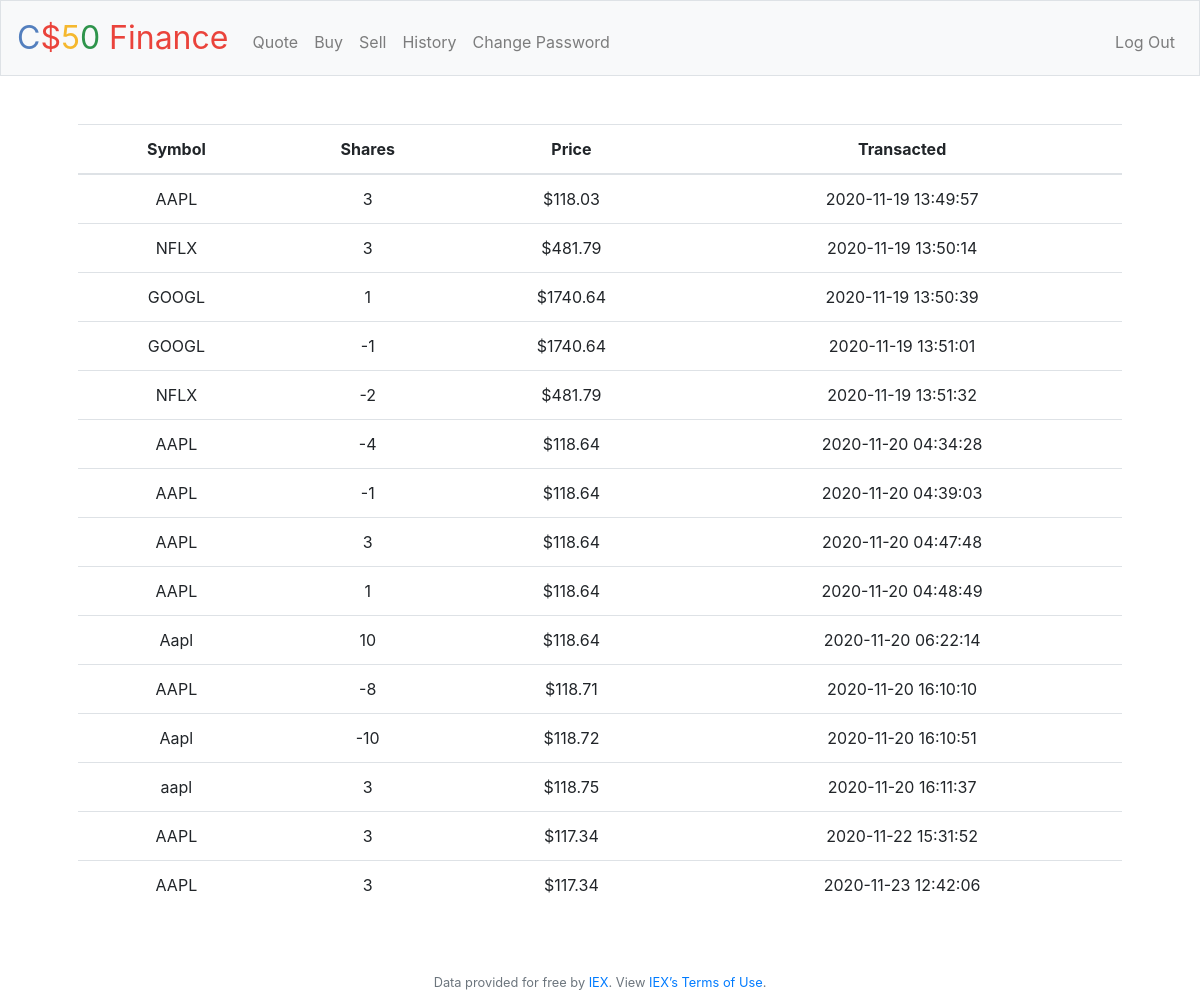
The page /history (signed in) on the database its author committed.
### tables this page shows
CREATE TABLE 'history' ('id' INTEGER PRIMARY KEY AUTOINCREMENT NOT NULL, 'user_id' NUMERIC NOT NULL, 'symbol' TEXT NOT NULL, 'shares' NUMERIC NOT NULL , 'price' NUMERIC NOT NULL, 'transacted' DATETIME NOT NULL);

### application.py (the view)
@app.route("/history")
@login_required
def history():
    get_user = session["user_id"]
    query = db.execute("SELECT * FROM history WHERE user_id=:user_id", user_id=get_user)
    return render_template("history.html", transactions=query)

### application.py (called while the page is built)
@app.after_request
def after_request(response):
    response.headers["Cache-Control"] = "no-cache, no-store, must-revalidate"
    response.headers["Expires"] = 0
    response.headers["Pragma"] = "no-cache"
    return response

### helpers.py (called while the page is built)
def login_required(f):
    @wraps(f)
    def decorated_function(*args, **kwargs):
        if session.get("user_id") is None:
            return redirect("/login")
        return f(*args, **kwargs)
    return decorated_function

### templates/history.html (shortened to what this page needs)
{% extends "layout.html" %}
{% block main %}
    <table class="table table-hover">
    <thead>
      <tr>
        <th>Symbol</th>
        <th>Shares</th>
        <th>Price</th>
        <th>Transacted</th>
      </tr>
    </thead>
    <tbody>
      {% for item in transactions %}
        <tr>
          <td>{{ item["symbol"] }}</td>
          <td>{{ item["shares"] }}</td>
          <td>${{ item["price"] }}</td>
          <td>{{ item["transacted"] }}</td>
        </tr>
      {% endfor %}
  </table>
{% endblock %}

### templates/layout.html (shortened to what this page needs)
<!DOCTYPE html>
<html lang="en">
    <head>
        <link href="https://maxcdn.bootstrapcdn.com/bootstrap/4.1.3/css/bootstrap.min.css" rel="stylesheet">
        <link href="/static/styles.css" rel="stylesheet">
    </head>
    <body>
        <nav class="navbar navbar-expand-md navbar-light bg-light border">
            <a class="navbar-brand" href="/"><span class="blue">C</span><span class="red">$</span><span class="yellow">5</span><span class="green">0</span> <span class="red">Finance</span></a>
            <div class="collapse navbar-collapse" id="navbar">
                {% if session.user_id %}
                    <ul class="navbar-nav mr-auto mt-2">
                        <li class="nav-item"><a class="nav-link" href="/quote">Quote</a></li>
                        <li class="nav-item"><a class="nav-link" href="/buy">Buy</a></li>
                        <li class="nav-item"><a class="nav-link" href="/sell">Sell</a></li>
                        <li class="nav-item"><a class="nav-link" href="/history">History</a></li>
                        <li class="nav-item"><a class="nav-link" href="/change_password">Change Password</a></li>
                    </ul>
                    <ul class="navbar-nav ml-auto mt-2">
                        <li class="nav-item"><a class="nav-link" href="/logout">Log Out</a></li>
                    </ul>
                {% else %}
                    <ul class="navbar-nav ml-auto mt-2">
                        <li class="nav-item"><a class="nav-link" href="/register">Register</a></li>
                        <li class="nav-item"><a class="nav-link" href="/login">Log In</a></li>
                    </ul>
                {% endif %}
            </div>
        </nav>
        <main class="container p-5">
            {% block main %}{% endblock %}
        </main>
        <footer class="small text-center text-muted">
            Data provided for free by <a href="https://iextrading.com/developer">IEX</a>. View <a href="https://iextrading.com/api-exhibit-a/">IEX’s Terms of Use</a>.
        </footer>
    </body>
</html>

### static/styles.css (style rules this page uses)
nav .navbar-brand { font-size: xx-large; }
nav .navbar-brand .blue { color: #537fbe; }
nav .navbar-brand .red { color: #ea433b; }
nav .navbar-brand .yellow { color: #f5b82e; }
nav .navbar-brand .green { color: #2e944b; }
main { overflow-x: auto; text-align: center; }

### rows shown on the page
history: symbol "AAPL", shares "3", price "118.03", transacted "2020-11-19 13:49:57"
history: symbol "NFLX", shares "3", price "481.79", transacted "2020-11-19 13:50:14"
history: symbol "GOOGL", shares "1", price "1740.64", transacted "2020-11-19 13:50:39"
history: symbol "GOOGL", shares "-1", price "1740.64", transacted "2020-11-19 13:51:01"
history: symbol "NFLX", shares "-2", price "481.79", transacted "2020-11-19 13:51:32"
history: symbol "AAPL", shares "-4", price "118.64", transacted "2020-11-20 04:34:28"
history: symbol "AAPL", shares "-1", price "118.64", transacted "2020-11-20 04:39:03"
history: symbol "AAPL", shares "3", price "118.64", transacted "2020-11-20 04:47:48"
history: symbol "AAPL", shares "1", price "118.64", transacted "2020-11-20 04:48:49"
history: symbol "Aapl", shares "10", price "118.64", transacted "2020-11-20 06:22:14"
history: symbol "AAPL", shares "-8", price "118.71", transacted "2020-11-20 16:10:10"
history: symbol "Aapl", shares "-10", price "118.72", transacted "2020-11-20 16:10:51"
history: symbol "aapl", shares "3", price "118.75", transacted "2020-11-20 16:11:37"
history: symbol "AAPL", shares "3", price "117.34", transacted "2020-11-22 15:31:52"
history: symbol "AAPL", shares "3", price "117.34", transacted "2020-11-23 12:42:06"
